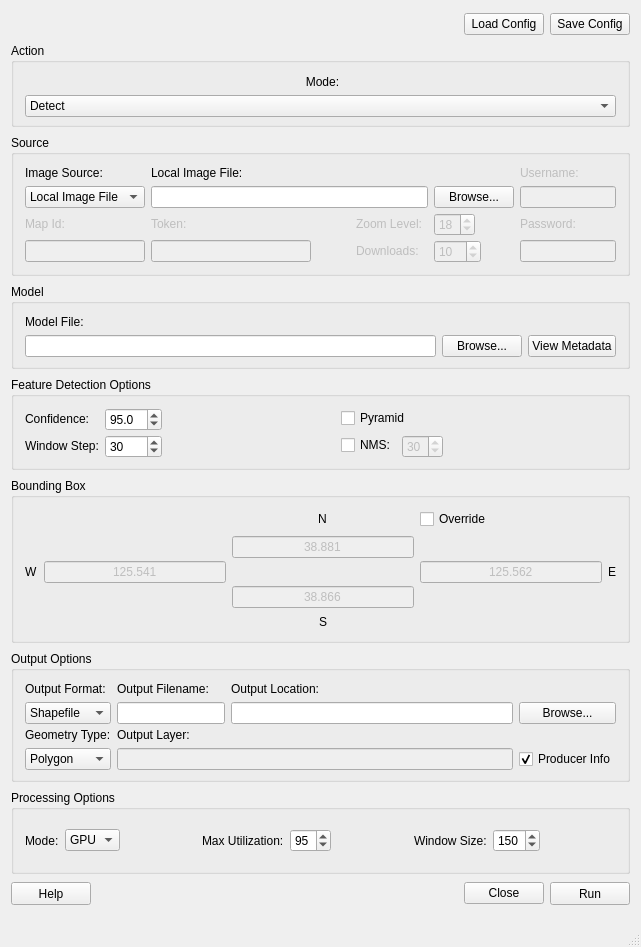
<?xml version="1.0" encoding="UTF-8"?>
<ui version="4.0">
 <class>MainWindow</class>
 <widget class="QMainWindow" name="MainWindow">
  <property name="enabled">
   <bool>true</bool>
  </property>
  <property name="geometry">
   <rect>
    <x>0</x>
    <y>0</y>
    <width>637</width>
    <height>947</height>
   </rect>
  </property>
  <property name="windowTitle">
   <string>OpenSpaceNet</string>
  </property>
  <property name="windowOpacity">
   <double>100.000000000000000</double>
  </property>
  <widget class="QWidget" name="centralWidget">
   <layout class="QGridLayout" name="gridLayout">
    <item row="6" column="0" colspan="5">
     <widget class="QGroupBox" name="modelGroupBox">
      <property name="sizePolicy">
       <sizepolicy hsizetype="Preferred" vsizetype="Preferred">
        <horstretch>0</horstretch>
        <verstretch>0</verstretch>
       </sizepolicy>
      </property>
      <property name="minimumSize">
       <size>
        <width>0</width>
        <height>85</height>
       </size>
      </property>
      <property name="maximumSize">
       <size>
        <width>16777215</width>
        <height>85</height>
       </size>
      </property>
      <property name="title">
       <string>Model</string>
      </property>
      <property name="alignment">
       <set>Qt::AlignLeading|Qt::AlignLeft|Qt::AlignTop</set>
      </property>
      <property name="flat">
       <bool>false</bool>
      </property>
      <layout class="QGridLayout" name="gridLayout_4">
       <item row="1" column="1">
        <widget class="QPushButton" name="modelFileBrowseButton">
         <property name="sizePolicy">
          <sizepolicy hsizetype="Minimum" vsizetype="Fixed">
           <horstretch>0</horstretch>
           <verstretch>0</verstretch>
          </sizepolicy>
         </property>
         <property name="minimumSize">
          <size>
           <width>80</width>
           <height>22</height>
          </size>
         </property>
         <property name="toolTip">
          <string>Browse for a model file</string>
         </property>
         <property name="text">
          <string>Browse...</string>
         </property>
        </widget>
       </item>
       <item row="0" column="0">
        <widget class="QLabel" name="modelFileLabel">
         <property name="sizePolicy">
          <sizepolicy hsizetype="Fixed" vsizetype="Preferred">
           <horstretch>0</horstretch>
           <verstretch>0</verstretch>
          </sizepolicy>
         </property>
         <property name="text">
          <string>Model File:</string>
         </property>
        </widget>
       </item>
       <item row="1" column="0">
        <widget class="QLineEdit" name="modelFileLineEdit">
         <property name="minimumSize">
          <size>
           <width>0</width>
           <height>22</height>
          </size>
         </property>
         <property name="toolTip">
          <string>The path to the GBDXM model file that the job will use</string>
         </property>
        </widget>
       </item>
       <item row="1" column="2">
        <widget class="QPushButton" name="viewMetadataButton">
         <property name="sizePolicy">
          <sizepolicy hsizetype="Minimum" vsizetype="Fixed">
           <horstretch>0</horstretch>
           <verstretch>0</verstretch>
          </sizepolicy>
         </property>
         <property name="minimumSize">
          <size>
           <width>80</width>
           <height>22</height>
          </size>
         </property>
         <property name="toolTip">
          <string>Display the model's metadata</string>
         </property>
         <property name="text">
          <string>View Metadata</string>
         </property>
        </widget>
       </item>
      </layout>
     </widget>
    </item>
    <item row="11" column="1">
     <spacer name="helpRunSpacer">
      <property name="orientation">
       <enum>Qt::Horizontal</enum>
      </property>
      <property name="sizeHint" stdset="0">
       <size>
        <width>40</width>
        <height>20</height>
       </size>
      </property>
     </spacer>
    </item>
    <item row="11" column="0">
     <widget class="QPushButton" name="helpPushButton">
      <property name="minimumSize">
       <size>
        <width>0</width>
        <height>23</height>
       </size>
      </property>
      <property name="toolTip">
       <string>View OpenSpaceNet documentation</string>
      </property>
      <property name="text">
       <string>Help</string>
      </property>
     </widget>
    </item>
    <item row="11" column="4">
     <widget class="QPushButton" name="runPushButton">
      <property name="minimumSize">
       <size>
        <width>0</width>
        <height>23</height>
       </size>
      </property>
      <property name="toolTip">
       <string>Run the job</string>
      </property>
      <property name="text">
       <string>Run</string>
      </property>
     </widget>
    </item>
    <item row="9" column="0" colspan="5">
     <widget class="QGroupBox" name="outputOptionsGroupBox_2">
      <property name="minimumSize">
       <size>
        <width>0</width>
        <height>131</height>
       </size>
      </property>
      <property name="maximumSize">
       <size>
        <width>16777215</width>
        <height>131</height>
       </size>
      </property>
      <property name="title">
       <string>Output Options</string>
      </property>
      <property name="alignment">
       <set>Qt::AlignLeading|Qt::AlignLeft|Qt::AlignTop</set>
      </property>
      <property name="flat">
       <bool>false</bool>
      </property>
      <layout class="QGridLayout" name="gridLayout_7">
       <item row="4" column="2">
        <widget class="QLabel" name="outputLocationLabel">
         <property name="text">
          <string>Output Location:</string>
         </property>
        </widget>
       </item>
       <item row="7" column="2">
        <widget class="QLineEdit" name="outputLocationLineEdit">
         <property name="minimumSize">
          <size>
           <width>0</width>
           <height>22</height>
          </size>
         </property>
         <property name="toolTip">
          <string>The directory where the output files will be placed</string>
         </property>
        </widget>
       </item>
       <item row="10" column="0">
        <widget class="QLabel" name="geometryTypeLabel">
         <property name="text">
          <string>Geometry Type:</string>
         </property>
        </widget>
       </item>
       <item row="11" column="5">
        <widget class="QCheckBox" name="producerInfoCheckBox">
         <property name="minimumSize">
          <size>
           <width>0</width>
           <height>22</height>
          </size>
         </property>
         <property name="toolTip">
          <string>Whether to add producer information to each vector feature</string>
         </property>
         <property name="text">
          <string>Producer Info</string>
         </property>
         <property name="checked">
          <bool>true</bool>
         </property>
        </widget>
       </item>
       <item row="11" column="0">
        <widget class="QComboBox" name="geometryTypeComboBox">
         <property name="minimumSize">
          <size>
           <width>0</width>
           <height>22</height>
          </size>
         </property>
         <property name="toolTip">
          <string>The output geometry type</string>
         </property>
         <item>
          <property name="text">
           <string>Polygon</string>
          </property>
         </item>
         <item>
          <property name="text">
           <string>Point</string>
          </property>
         </item>
        </widget>
       </item>
       <item row="7" column="5">
        <widget class="QPushButton" name="outputLocationBrowseButton">
         <property name="minimumSize">
          <size>
           <width>0</width>
           <height>22</height>
          </size>
         </property>
         <property name="toolTip">
          <string>Browse for an output location</string>
         </property>
         <property name="text">
          <string>Browse...</string>
         </property>
        </widget>
       </item>
       <item row="7" column="0">
        <widget class="QComboBox" name="outputFormatComboBox">
         <property name="minimumSize">
          <size>
           <width>0</width>
           <height>22</height>
          </size>
         </property>
         <property name="toolTip">
          <string>The output vector format</string>
         </property>
         <item>
          <property name="text">
           <string>Shapefile</string>
          </property>
         </item>
         <item>
          <property name="text">
           <string>GeoJSON</string>
          </property>
         </item>
         <item>
          <property name="text">
           <string>KML</string>
          </property>
         </item>
        </widget>
       </item>
       <item row="4" column="0">
        <widget class="QLabel" name="outputFormatLabel">
         <property name="text">
          <string>Output Format:</string>
         </property>
        </widget>
       </item>
       <item row="7" column="1">
        <widget class="QLineEdit" name="outputFilenameLineEdit">
         <property name="sizePolicy">
          <sizepolicy hsizetype="Maximum" vsizetype="Fixed">
           <horstretch>0</horstretch>
           <verstretch>0</verstretch>
          </sizepolicy>
         </property>
         <property name="minimumSize">
          <size>
           <width>0</width>
           <height>22</height>
          </size>
         </property>
         <property name="maximumSize">
          <size>
           <width>260</width>
           <height>16777215</height>
          </size>
         </property>
         <property name="toolTip">
          <string>The name of the output file</string>
         </property>
        </widget>
       </item>
       <item row="11" column="1" colspan="2">
        <widget class="QLineEdit" name="outputLayerLineEdit">
         <property name="enabled">
          <bool>false</bool>
         </property>
         <property name="minimumSize">
          <size>
           <width>0</width>
           <height>22</height>
          </size>
         </property>
         <property name="toolTip">
          <string>The output layer name</string>
         </property>
        </widget>
       </item>
       <item row="10" column="1">
        <widget class="QLabel" name="outputLayerLabel">
         <property name="text">
          <string>Output Layer:</string>
         </property>
        </widget>
       </item>
       <item row="4" column="1">
        <widget class="QLabel" name="outputFilenameLabel">
         <property name="text">
          <string>Output Filename:</string>
         </property>
        </widget>
       </item>
      </layout>
     </widget>
    </item>
    <item row="10" column="0" colspan="5">
     <widget class="QGroupBox" name="processingOptionsGroupBox">
      <property name="minimumSize">
       <size>
        <width>0</width>
        <height>81</height>
       </size>
      </property>
      <property name="maximumSize">
       <size>
        <width>16777215</width>
        <height>84</height>
       </size>
      </property>
      <property name="title">
       <string>Processing Options</string>
      </property>
      <property name="alignment">
       <set>Qt::AlignLeading|Qt::AlignLeft|Qt::AlignTop</set>
      </property>
      <property name="flat">
       <bool>false</bool>
      </property>
      <layout class="QGridLayout" name="gridLayout_8">
       <item row="0" column="7">
        <spacer name="processingOptionsSpacer2">
         <property name="orientation">
          <enum>Qt::Horizontal</enum>
         </property>
         <property name="sizeHint" stdset="0">
          <size>
           <width>40</width>
           <height>20</height>
          </size>
         </property>
        </spacer>
       </item>
       <item row="0" column="2">
        <spacer name="processingOptionsSpacer1">
         <property name="orientation">
          <enum>Qt::Horizontal</enum>
         </property>
         <property name="sizeHint" stdset="0">
          <size>
           <width>40</width>
           <height>20</height>
          </size>
         </property>
        </spacer>
       </item>
       <item row="0" column="0">
        <widget class="QLabel" name="processingModeLabel">
         <property name="text">
          <string>Mode:</string>
         </property>
        </widget>
       </item>
       <item row="0" column="13">
        <spacer name="processingOptionsGroupBox_2">
         <property name="orientation">
          <enum>Qt::Horizontal</enum>
         </property>
         <property name="sizeHint" stdset="0">
          <size>
           <width>40</width>
           <height>20</height>
          </size>
         </property>
        </spacer>
       </item>
       <item row="0" column="4">
        <widget class="QLabel" name="maxUtilizationLabel">
         <property name="text">
          <string>Max Utilization:</string>
         </property>
        </widget>
       </item>
       <item row="0" column="6">
        <widget class="QSpinBox" name="maxUtilizationSpinBox">
         <property name="toolTip">
          <string>The maximum percentage of GPU memory OpenSpaceNet will use.</string>
         </property>
         <property name="minimum">
          <number>5</number>
         </property>
         <property name="value">
          <number>95</number>
         </property>
        </widget>
       </item>
       <item row="0" column="9">
        <widget class="QSpinBox" name="windowSizeSpinBox1">
         <property name="toolTip">
          <string>The width of the model's window</string>
         </property>
         <property name="maximum">
          <number>999</number>
         </property>
         <property name="value">
          <number>150</number>
         </property>
        </widget>
       </item>
       <item row="0" column="8">
        <widget class="QLabel" name="windowSizeLabel">
         <property name="text">
          <string>Window Size:</string>
         </property>
        </widget>
       </item>
       <item row="0" column="1">
        <widget class="QComboBox" name="processingModeComboBox">
         <property name="toolTip">
          <string>Whether the GPU or CPU will be used for processing the job</string>
         </property>
         <item>
          <property name="text">
           <string>GPU</string>
          </property>
         </item>
         <item>
          <property name="text">
           <string>CPU</string>
          </property>
         </item>
        </widget>
       </item>
      </layout>
     </widget>
    </item>
    <item row="7" column="0" colspan="5">
     <widget class="QGroupBox" name="featureDetectionOptionsGroupBox">
      <property name="minimumSize">
       <size>
        <width>0</width>
        <height>93</height>
       </size>
      </property>
      <property name="maximumSize">
       <size>
        <width>16777215</width>
        <height>93</height>
       </size>
      </property>
      <property name="title">
       <string>Feature Detection Options</string>
      </property>
      <property name="alignment">
       <set>Qt::AlignLeading|Qt::AlignLeft|Qt::AlignTop</set>
      </property>
      <property name="flat">
       <bool>false</bool>
      </property>
      <layout class="QGridLayout" name="gridLayout_5">
       <item row="1" column="1">
        <widget class="QSpinBox" name="windowStepSpinBox">
         <property name="minimumSize">
          <size>
           <width>0</width>
           <height>23</height>
          </size>
         </property>
         <property name="toolTip">
          <string>The sliding window step size</string>
         </property>
         <property name="value">
          <number>30</number>
         </property>
        </widget>
       </item>
       <item row="1" column="3" alignment="Qt::AlignLeft">
        <widget class="QCheckBox" name="nmsCheckBox">
         <property name="toolTip">
          <string>Whether to perform non-maximum suppression on the job output</string>
         </property>
         <property name="text">
          <string>NMS:</string>
         </property>
        </widget>
       </item>
       <item row="0" column="3" colspan="2" alignment="Qt::AlignLeft">
        <widget class="QCheckBox" name="pyramidCheckBox">
         <property name="toolTip">
          <string>Whether to use pyramids in feature detection</string>
         </property>
         <property name="text">
          <string>Pyramid</string>
         </property>
        </widget>
       </item>
       <item row="0" column="0">
        <widget class="QLabel" name="confidenceLabel">
         <property name="text">
          <string>Confidence:</string>
         </property>
        </widget>
       </item>
       <item row="1" column="0">
        <widget class="QLabel" name="windowStepLabel">
         <property name="text">
          <string>Window Step:</string>
         </property>
        </widget>
       </item>
       <item row="1" column="4" alignment="Qt::AlignLeft">
        <widget class="QSpinBox" name="nmsSpinBox">
         <property name="enabled">
          <bool>false</bool>
         </property>
         <property name="minimumSize">
          <size>
           <width>0</width>
           <height>23</height>
          </size>
         </property>
         <property name="toolTip">
          <string>The level of non-maximum suppression to use on the job output</string>
         </property>
         <property name="readOnly">
          <bool>false</bool>
         </property>
         <property name="value">
          <number>30</number>
         </property>
        </widget>
       </item>
       <item row="1" column="2">
        <spacer name="featureDetectionOptionsSpacer1">
         <property name="orientation">
          <enum>Qt::Horizontal</enum>
         </property>
         <property name="sizeHint" stdset="0">
          <size>
           <width>40</width>
           <height>20</height>
          </size>
         </property>
        </spacer>
       </item>
       <item row="1" column="5">
        <spacer name="featuredetectionOptionSpacer2">
         <property name="orientation">
          <enum>Qt::Horizontal</enum>
         </property>
         <property name="sizeHint" stdset="0">
          <size>
           <width>40</width>
           <height>20</height>
          </size>
         </property>
        </spacer>
       </item>
       <item row="0" column="1">
        <widget class="QDoubleSpinBox" name="confidenceSpinBox">
         <property name="minimumSize">
          <size>
           <width>0</width>
           <height>23</height>
          </size>
         </property>
         <property name="toolTip">
          <string>The minimum percent score for results to be included in the job output</string>
         </property>
         <property name="decimals">
          <number>1</number>
         </property>
         <property name="maximum">
          <double>100.000000000000000</double>
         </property>
         <property name="singleStep">
          <double>0.100000000000000</double>
         </property>
         <property name="value">
          <double>95.000000000000000</double>
         </property>
        </widget>
       </item>
      </layout>
     </widget>
    </item>
    <item row="1" column="0" colspan="5">
     <widget class="QGroupBox" name="actionGroupBox">
      <property name="minimumSize">
       <size>
        <width>619</width>
        <height>84</height>
       </size>
      </property>
      <property name="maximumSize">
       <size>
        <width>16777215</width>
        <height>84</height>
       </size>
      </property>
      <property name="title">
       <string>Action</string>
      </property>
      <property name="flat">
       <bool>false</bool>
      </property>
      <layout class="QGridLayout" name="gridLayout_2">
       <item row="0" column="0">
        <widget class="QLabel" name="modeLabel">
         <property name="minimumSize">
          <size>
           <width>595</width>
           <height>15</height>
          </size>
         </property>
         <property name="layoutDirection">
          <enum>Qt::LeftToRight</enum>
         </property>
         <property name="frameShadow">
          <enum>QFrame::Plain</enum>
         </property>
         <property name="text">
          <string>Mode:</string>
         </property>
         <property name="alignment">
          <set>Qt::AlignCenter</set>
         </property>
        </widget>
       </item>
       <item row="1" column="0">
        <widget class="QComboBox" name="modeComboBox">
         <property name="minimumSize">
          <size>
           <width>0</width>
           <height>22</height>
          </size>
         </property>
         <property name="toolTip">
          <string>The mode the job will use</string>
         </property>
         <property name="statusTip">
          <string/>
         </property>
         <item>
          <property name="text">
           <string>Detect</string>
          </property>
         </item>
        </widget>
       </item>
      </layout>
     </widget>
    </item>
    <item row="11" column="3">
     <widget class="QPushButton" name="closePushButton">
      <property name="toolTip">
       <string>Close OpenSpaceNet</string>
      </property>
      <property name="text">
       <string>Close</string>
      </property>
     </widget>
    </item>
    <item row="5" column="0" colspan="5">
     <widget class="QGroupBox" name="sourceOptionsGroupBox">
      <property name="sizePolicy">
       <sizepolicy hsizetype="Preferred" vsizetype="Maximum">
        <horstretch>0</horstretch>
        <verstretch>0</verstretch>
       </sizepolicy>
      </property>
      <property name="minimumSize">
       <size>
        <width>619</width>
        <height>141</height>
       </size>
      </property>
      <property name="maximumSize">
       <size>
        <width>16777215</width>
        <height>141</height>
       </size>
      </property>
      <property name="title">
       <string>Source</string>
      </property>
      <property name="alignment">
       <set>Qt::AlignLeading|Qt::AlignLeft|Qt::AlignTop</set>
      </property>
      <property name="flat">
       <bool>false</bool>
      </property>
      <layout class="QGridLayout" name="gridLayout_3">
       <item row="2" column="1">
        <widget class="QLabel" name="tokenLabel">
         <property name="enabled">
          <bool>false</bool>
         </property>
         <property name="text">
          <string>Token:</string>
         </property>
        </widget>
       </item>
       <item row="3" column="0">
        <widget class="QLineEdit" name="mapIdLineEdit">
         <property name="enabled">
          <bool>false</bool>
         </property>
         <property name="sizePolicy">
          <sizepolicy hsizetype="Minimum" vsizetype="Fixed">
           <horstretch>0</horstretch>
           <verstretch>0</verstretch>
          </sizepolicy>
         </property>
         <property name="minimumSize">
          <size>
           <width>0</width>
           <height>22</height>
          </size>
         </property>
         <property name="toolTip">
          <string>The MapsAPI map Id</string>
         </property>
        </widget>
       </item>
       <item row="1" column="1" colspan="5">
        <widget class="QLineEdit" name="localImageFileLineEdit">
         <property name="sizePolicy">
          <sizepolicy hsizetype="Minimum" vsizetype="Fixed">
           <horstretch>0</horstretch>
           <verstretch>0</verstretch>
          </sizepolicy>
         </property>
         <property name="minimumSize">
          <size>
           <width>0</width>
           <height>22</height>
          </size>
         </property>
         <property name="sizeIncrement">
          <size>
           <width>0</width>
           <height>0</height>
          </size>
         </property>
         <property name="toolTip">
          <string>The path to the local image file the job will process</string>
         </property>
         <property name="text">
          <string/>
         </property>
         <property name="toolTipDuration" stdset="0">
          <number>-1</number>
         </property>
        </widget>
       </item>
       <item row="0" column="1">
        <widget class="QLabel" name="localImageFileLabel">
         <property name="text">
          <string>Local Image File:</string>
         </property>
        </widget>
       </item>
       <item row="0" column="0">
        <widget class="QLabel" name="imageSourceLabel">
         <property name="text">
          <string>Image Source:</string>
         </property>
         <property name="alignment">
          <set>Qt::AlignLeading|Qt::AlignLeft|Qt::AlignVCenter</set>
         </property>
        </widget>
       </item>
       <item row="0" column="7">
        <widget class="QLabel" name="usernameLabel">
         <property name="enabled">
          <bool>false</bool>
         </property>
         <property name="sizePolicy">
          <sizepolicy hsizetype="Minimum" vsizetype="Preferred">
           <horstretch>0</horstretch>
           <verstretch>0</verstretch>
          </sizepolicy>
         </property>
         <property name="text">
          <string>Username:</string>
         </property>
        </widget>
       </item>
       <item row="1" column="7">
        <widget class="QLineEdit" name="usernameLineEdit">
         <property name="enabled">
          <bool>false</bool>
         </property>
         <property name="sizePolicy">
          <sizepolicy hsizetype="Expanding" vsizetype="Fixed">
           <horstretch>0</horstretch>
           <verstretch>0</verstretch>
          </sizepolicy>
         </property>
         <property name="minimumSize">
          <size>
           <width>0</width>
           <height>22</height>
          </size>
         </property>
         <property name="maximumSize">
          <size>
           <width>220</width>
           <height>16777215</height>
          </size>
         </property>
         <property name="toolTip">
          <string>Your username for the selected web service</string>
         </property>
        </widget>
       </item>
       <item row="2" column="7">
        <widget class="QLabel" name="passwordLabel">
         <property name="enabled">
          <bool>false</bool>
         </property>
         <property name="sizePolicy">
          <sizepolicy hsizetype="Minimum" vsizetype="Preferred">
           <horstretch>0</horstretch>
           <verstretch>0</verstretch>
          </sizepolicy>
         </property>
         <property name="text">
          <string>Password:</string>
         </property>
        </widget>
       </item>
       <item row="1" column="6" alignment="Qt::AlignLeft">
        <widget class="QPushButton" name="localImageFileBrowseButton">
         <property name="enabled">
          <bool>true</bool>
         </property>
         <property name="sizePolicy">
          <sizepolicy hsizetype="Fixed" vsizetype="Fixed">
           <horstretch>6</horstretch>
           <verstretch>0</verstretch>
          </sizepolicy>
         </property>
         <property name="minimumSize">
          <size>
           <width>0</width>
           <height>22</height>
          </size>
         </property>
         <property name="toolTip">
          <string>Browse for a local image file</string>
         </property>
         <property name="text">
          <string>Browse...</string>
         </property>
        </widget>
       </item>
       <item row="3" column="7">
        <widget class="QLineEdit" name="passwordLineEdit">
         <property name="enabled">
          <bool>false</bool>
         </property>
         <property name="sizePolicy">
          <sizepolicy hsizetype="Expanding" vsizetype="Fixed">
           <horstretch>0</horstretch>
           <verstretch>0</verstretch>
          </sizepolicy>
         </property>
         <property name="minimumSize">
          <size>
           <width>0</width>
           <height>22</height>
          </size>
         </property>
         <property name="maximumSize">
          <size>
           <width>220</width>
           <height>16777215</height>
          </size>
         </property>
         <property name="toolTip">
          <string>Your password for the selected web service</string>
         </property>
         <property name="echoMode">
          <enum>QLineEdit::Password</enum>
         </property>
        </widget>
       </item>
       <item row="1" column="0">
        <widget class="QComboBox" name="imageSourceComboBox">
         <property name="sizePolicy">
          <sizepolicy hsizetype="Minimum" vsizetype="Fixed">
           <horstretch>0</horstretch>
           <verstretch>0</verstretch>
          </sizepolicy>
         </property>
         <property name="minimumSize">
          <size>
           <width>0</width>
           <height>22</height>
          </size>
         </property>
         <property name="toolTip">
          <string>The source of the image processed by the job</string>
         </property>
         <item>
          <property name="text">
           <string>Local Image File</string>
          </property>
         </item>
         <item>
          <property name="text">
           <string>DGCS</string>
          </property>
         </item>
         <item>
          <property name="text">
           <string>EVWHS</string>
          </property>
         </item>
         <item>
          <property name="text">
           <string>MapsAPI</string>
          </property>
         </item>
        </widget>
       </item>
       <item row="3" column="6">
        <widget class="QSpinBox" name="downloadsSpinBox">
         <property name="enabled">
          <bool>false</bool>
         </property>
         <property name="sizePolicy">
          <sizepolicy hsizetype="Maximum" vsizetype="Fixed">
           <horstretch>0</horstretch>
           <verstretch>0</verstretch>
          </sizepolicy>
         </property>
         <property name="minimumSize">
          <size>
           <width>0</width>
           <height>23</height>
          </size>
         </property>
         <property name="toolTip">
          <string>The number of image tiles that will be downloaded simultaneously</string>
         </property>
         <property name="maximum">
          <number>200</number>
         </property>
         <property name="value">
          <number>10</number>
         </property>
        </widget>
       </item>
       <item row="2" column="6">
        <widget class="QSpinBox" name="zoomSpinBox">
         <property name="enabled">
          <bool>false</bool>
         </property>
         <property name="sizePolicy">
          <sizepolicy hsizetype="Maximum" vsizetype="Fixed">
           <horstretch>0</horstretch>
           <verstretch>0</verstretch>
          </sizepolicy>
         </property>
         <property name="minimumSize">
          <size>
           <width>0</width>
           <height>23</height>
          </size>
         </property>
         <property name="toolTip">
          <string>The zoom level for the selected web service</string>
         </property>
         <property name="value">
          <number>18</number>
         </property>
        </widget>
       </item>
       <item row="2" column="4">
        <widget class="QLabel" name="zoomLabel">
         <property name="enabled">
          <bool>false</bool>
         </property>
         <property name="text">
          <string>Zoom Level:</string>
         </property>
        </widget>
       </item>
       <item row="3" column="4">
        <widget class="QLabel" name="downloadsLabel">
         <property name="enabled">
          <bool>false</bool>
         </property>
         <property name="sizePolicy">
          <sizepolicy hsizetype="Maximum" vsizetype="Preferred">
           <horstretch>0</horstretch>
           <verstretch>0</verstretch>
          </sizepolicy>
         </property>
         <property name="text">
          <string>Downloads:</string>
         </property>
        </widget>
       </item>
       <item row="3" column="3">
        <spacer name="horizontalSpacer">
         <property name="orientation">
          <enum>Qt::Horizontal</enum>
         </property>
         <property name="sizeHint" stdset="0">
          <size>
           <width>40</width>
           <height>20</height>
          </size>
         </property>
        </spacer>
       </item>
       <item row="2" column="0">
        <widget class="QLabel" name="mapIdLabel">
         <property name="enabled">
          <bool>false</bool>
         </property>
         <property name="text">
          <string>Map Id:</string>
         </property>
        </widget>
       </item>
       <item row="3" column="1">
        <widget class="QLineEdit" name="tokenLineEdit">
         <property name="enabled">
          <bool>false</bool>
         </property>
         <property name="sizePolicy">
          <sizepolicy hsizetype="Minimum" vsizetype="Fixed">
           <horstretch>2</horstretch>
           <verstretch>0</verstretch>
          </sizepolicy>
         </property>
         <property name="minimumSize">
          <size>
           <width>160</width>
           <height>22</height>
          </size>
         </property>
         <property name="toolTip">
          <string>The API token for the selected web service</string>
         </property>
        </widget>
       </item>
      </layout>
     </widget>
    </item>
    <item row="0" column="4">
     <widget class="QPushButton" name="saveConfigPushButton">
      <property name="toolTip">
       <string>Save the current options to a config file</string>
      </property>
      <property name="text">
       <string>Save Config</string>
      </property>
     </widget>
    </item>
    <item row="0" column="3">
     <widget class="QPushButton" name="loadConfigPushButton">
      <property name="toolTip">
       <string>Load options from a config file</string>
      </property>
      <property name="text">
       <string>Load Config</string>
      </property>
     </widget>
    </item>
    <item row="8" column="0" colspan="5">
     <widget class="QGroupBox" name="outputOptionsGroupBox">
      <property name="minimumSize">
       <size>
        <width>619</width>
        <height>165</height>
       </size>
      </property>
      <property name="maximumSize">
       <size>
        <width>16777215</width>
        <height>165</height>
       </size>
      </property>
      <property name="title">
       <string>Bounding Box</string>
      </property>
      <property name="alignment">
       <set>Qt::AlignLeading|Qt::AlignLeft|Qt::AlignTop</set>
      </property>
      <property name="flat">
       <bool>false</bool>
      </property>
      <layout class="QGridLayout" name="gridLayout_6">
       <item row="1" column="2" rowspan="2">
        <widget class="QLineEdit" name="bboxNorthLineEdit">
         <property name="enabled">
          <bool>false</bool>
         </property>
         <property name="toolTip">
          <string>North latitude</string>
         </property>
         <property name="inputMethodHints">
          <set>Qt::ImhDigitsOnly|Qt::ImhFormattedNumbersOnly|Qt::ImhPreferNumbers</set>
         </property>
         <property name="text">
          <string>38.881</string>
         </property>
         <property name="alignment">
          <set>Qt::AlignCenter</set>
         </property>
        </widget>
       </item>
       <item row="0" column="2" alignment="Qt::AlignHCenter">
        <widget class="QLabel" name="bboxNLabel">
         <property name="sizePolicy">
          <sizepolicy hsizetype="Fixed" vsizetype="Fixed">
           <horstretch>0</horstretch>
           <verstretch>0</verstretch>
          </sizepolicy>
         </property>
         <property name="minimumSize">
          <size>
           <width>0</width>
           <height>20</height>
          </size>
         </property>
         <property name="text">
          <string>N</string>
         </property>
        </widget>
       </item>
       <item row="7" column="2" alignment="Qt::AlignHCenter">
        <widget class="QLabel" name="bboxSLabel">
         <property name="text">
          <string>S</string>
         </property>
        </widget>
       </item>
       <item row="0" column="6">
        <widget class="QCheckBox" name="bboxOverrideCheckBox">
         <property name="text">
          <string>Override</string>
         </property>
        </widget>
       </item>
       <item row="4" column="2" rowspan="2">
        <widget class="QLineEdit" name="bboxSouthLineEdit">
         <property name="enabled">
          <bool>false</bool>
         </property>
         <property name="toolTip">
          <string>South latitude</string>
         </property>
         <property name="inputMethodHints">
          <set>Qt::ImhDigitsOnly</set>
         </property>
         <property name="text">
          <string>38.866</string>
         </property>
         <property name="alignment">
          <set>Qt::AlignCenter</set>
         </property>
        </widget>
       </item>
       <item row="2" column="6" rowspan="3">
        <widget class="QLineEdit" name="bboxEastLineEdit">
         <property name="enabled">
          <bool>false</bool>
         </property>
         <property name="toolTip">
          <string>East longitude</string>
         </property>
         <property name="inputMethodHints">
          <set>Qt::ImhDigitsOnly</set>
         </property>
         <property name="text">
          <string>125.562</string>
         </property>
         <property name="alignment">
          <set>Qt::AlignCenter</set>
         </property>
        </widget>
       </item>
       <item row="3" column="7">
        <widget class="QLabel" name="bboxELabel">
         <property name="text">
          <string>E</string>
         </property>
        </widget>
       </item>
       <item row="2" column="1" rowspan="3">
        <widget class="QLineEdit" name="bboxWestLineEdit">
         <property name="enabled">
          <bool>false</bool>
         </property>
         <property name="toolTip">
          <string>West longitude</string>
         </property>
         <property name="inputMethodHints">
          <set>Qt::ImhDigitsOnly</set>
         </property>
         <property name="text">
          <string>125.541</string>
         </property>
         <property name="alignment">
          <set>Qt::AlignCenter</set>
         </property>
        </widget>
       </item>
       <item row="2" column="0" rowspan="3">
        <widget class="QLabel" name="bboxWLabel">
         <property name="text">
          <string>W</string>
         </property>
        </widget>
       </item>
      </layout>
     </widget>
    </item>
   </layout>
  </widget>
  <widget class="QMenuBar" name="menuBar">
   <property name="geometry">
    <rect>
     <x>0</x>
     <y>0</y>
     <width>637</width>
     <height>25</height>
    </rect>
   </property>
  </widget>
  <widget class="QStatusBar" name="statusBar"/>
 </widget>
 <layoutdefault spacing="6" margin="11"/>
 <resources/>
 <connections/>
</ui>
